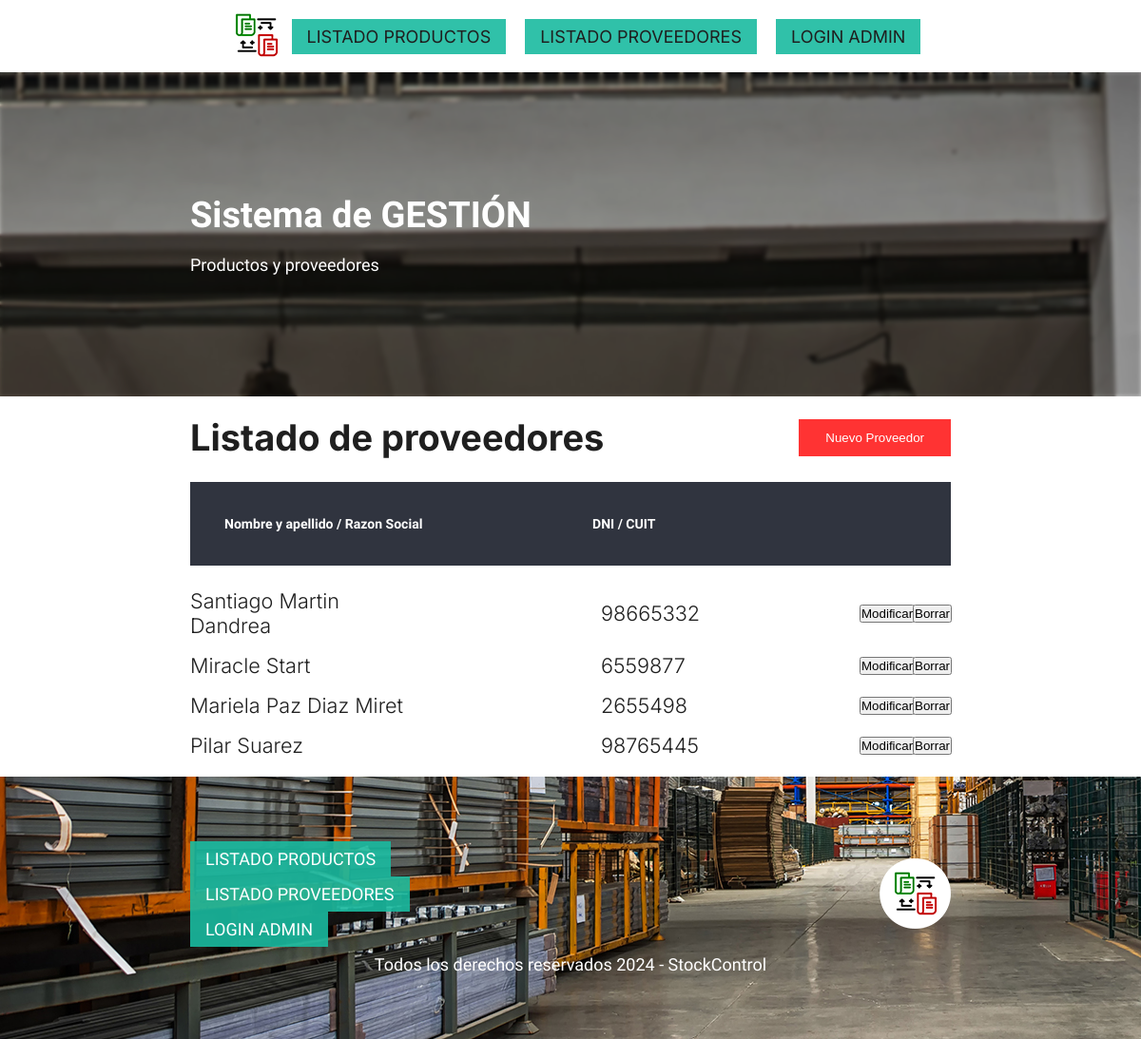
Page /proveedores on the earlier database version.
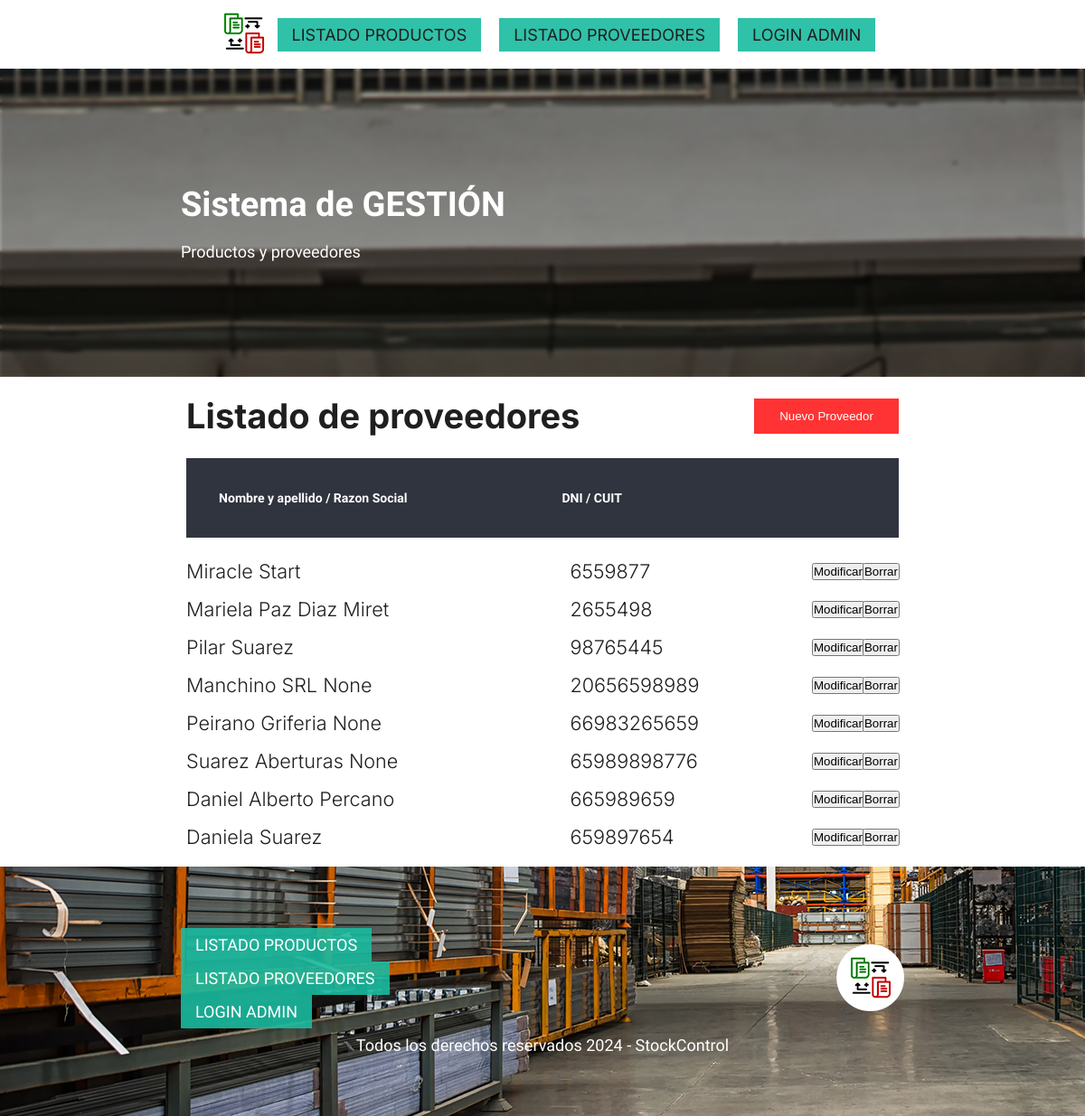
Same page on the later database version.
### compra/models.py (models this page shows, shortened)
class Proveedor(models.Model):
    nombre = models.CharField(max_length=100, verbose_name="Nombre / Razon Social")
    apellido = models.CharField(max_length=100, blank = True, null = True)
    dni = models.CharField(max_length=11, verbose_name="DNI / CUIT")

### compra/views.py (the view)
# urls.py: path('proveedores', views.lista_proveedores, name='lista_proveedores'),
def lista_proveedores(request):
    proveedores = Proveedor.objects.all()
    return render(request, 'lista_proveedores.html', {'proveedores': proveedores})

### compra/templates/lista_proveedores.html (shortened to what this page needs)
{% extends "inicio.html" %}
{% block content %}
<body class="grid-fixed">
  <main id="admin" class="container">
      <section class="admin__list">
        <div class="admin__header">
          <h2>Listado de proveedores</h2>
          <a href="{% url 'agregar_proveedor' %}"><input type="submit" class="form__btn btn btn--primary btn--large" value="Nuevo Proveedor"></a>
        </div>
        <div class="admin-table">
          <header class="admin-table__header">
            <h3>Nombre y apellido / Razon Social</h3>
            <h3>DNI / CUIT</h3>
          </header>
          {% for proveedor in proveedores %}
          <article class="admin-table__row">
            <p>{{ proveedor.nombre }} {{ proveedor.apellido }}</p>
            <p> {{ proveedor.dni }}</p>
            <a href="{% url 'editar_proveedor' proveedor.id %}"><input type="submit" value="Modificar"></a></li>
            <a href="#" onclick="confirmarBorrado({{ proveedor.id }})"><input type="submit" value="Borrar"></a>
          </article>
          {% endfor %}
        </div>
      </section>
  </main>
{% endblock %}

### compra/templates/inicio.html (shortened to what this page needs)
{% load static %}
<!DOCTYPE html>
<html lang="es">
<head>
    <link
    rel="stylesheet"
    type="text/css"
    href="{% static 'css/style.css' %}"
  />
</head>
<body class="grid-fixed">
  {% include 'navbar.html' %}
  {% include 'hero.html' %}
  {% block content %} {% endblock %}
  {% include 'footer.html' %}
</body>
</html>

### compra/templates/navbar.html
{% load static %}
<nav class="header navbar container">
    <picture class="navbar__logo">
      <a href="{% url 'home' %}">
        <img src="{% static 'img/stockControl_icono.png' %}" alt="Sistema de Gestion" />
      </a>
    </picture>
    <ul class="navbar__menu">
      <li class="navbar__item with-submenu">
        <a class="navbar__link with-icon" href="{% url 'lista_productos' %}">Listado Productos</a>
          </li>
      <li class="navbar__item">
        <a class="navbar__link" href="{% url 'lista_proveedores' %}">Listado Proveedores</a>
      </li>
      <li class="navbar__item">
        <a class="navbar__link" href="../admin">Login Admin</a>
      </li>
    </ul>
  </nav>

### compra/templates/hero.html
{% load static %}
<section class="hero">
    <article class="hero__content container">
      <h3 class="hero__title">Sistema de GESTIÓN</h3>
      <p class="hero__text">Productos y proveedores</p>
    </article>
  </section>

### compra/templates/footer.html
{% load static %}
<footer class="footer">
  <nav class="navbar container">
    <ul class="navbar__item">
      <li class="navbar__item">
        <a class="navbar__link" href="">Listado Productos</a>
      </li>
      <li class="navbar__item">
        <a class="navbar__link" href="">Listado Proveedores</a>
      </li>
      <li class="navbar__item">
        <a class="navbar__link" href="">Login Admin</a>
      </li>
    </ul>
    <picture>
      <a href="{% url 'home' %}">
        <img src="{% static 'img/stockControl_icono.png' %}" alt="StockControl" />
      </a>
    </picture>
  </nav>
  <p class="footer__copy">Todos los derechos reservados 2024 - StockControl</p>
  </footer>

### stockControl/static/css/style.css (style rules this page uses)
.container { max-width: 800px; margin: 0 auto; }
.grid-fixed { display: grid; grid-template-rows: auto 1fr auto; min-height: 100vh; }

### stockControl/static/css/admin.css (style rules this page uses)
#admin { margin: var(--spacing-20) auto; display: flex; flex-direction: column; align-items: stretch; gap: var(--spacing-20); }
.admin__list { display: flex; flex-direction: column; gap: var(--spacing-24); }
.admin__header { display: flex; align-items: center; justify-content: space-between; }
.admin__header h2 { font-size: var(--font-jumbo) ; }
.admin__header a { display: flex; align-items: center; gap: var(--spacing-16); font-size: var(--font-medium); font-weight: 700; }
.admin-table { display: flex; flex-direction: column; gap: var(--spacing-16); }
.admin-table__header, .admin-table__row { display: grid; grid-template-columns: 3fr 2fr 2fr 1fr 40px 40px; align-items: center; gap: var(--spacing-16); font-size: var(--font-xsmall); font-weight: 300; }
.admin-table__header { margin-bottom: var(--spacing-8); }

### stockControl/static/css/buttons.css (style rules this page uses)
.btn { border: none; cursor: pointer; }
.btn--primary { background-color: var(--primary-solid); color: var(--light-font-solid); transition: background 0.2s ease-in-out; }
.btn--large { padding: var(--spacing-12) var(--spacing-28); }

### stockControl/static/css/footer.css (style rules this page uses)
.footer { background-image: url(../img/stockControl_pie.jpg); padding: var(--spacing-68); }
.footer__copy { margin-top: var(--spacing-8); text-align: center; font-size: var(--font-medium); color: var(--light-font-solid); }

### stockControl/static/css/header.css (style rules this page uses)
header { background-color: var(--dark-bg-solid); padding: var(--spacing-36); }
.navbar { display: flex; justify-content: space-between; align-items: center; }
.navbar__logo { max-width: 300px; }
.navbar__menu { display: flex; align-items: center; gap: var(--spacing-20); }
.navbar__link { font-size: var(--font-medium); padding: var(--spacing-8) var(--spacing-16); display: inline-block; background-color: var(--secondary-900); transition: background 0.3s ease-in-out; position: relative; text-transform: uppercase; }
.with-icon { display: flex; align-items: center; gap: var(--spacing-8); }

### stockControl/static/css/hero.css (style rules this page uses)
.hero { background-image: url(../img/stockControl_hero.jpg); padding: var(--spacing-128); background-position: top; background-size: cover; background-attachment: fixed; position: relative; }
.hero::before { content: ""; background-color: rgba(0, 0, 0, 0); position: absolute; width: 100%; height: 100%; top: 0; left: 0; backdrop-filter: blur(2px) brightness(0.7); }
.hero__content { display: flex; flex-direction: column; gap: var(--spacing-20); align-items: start; z-index: 2; position: relative; }
.hero__title { font-family: var(--alternative-font); font-size: var(--font-jumbo); color: var(--light-font-solid); }
.hero__text { font-family: var(--alternative-font); font-size: var(--font-medium); color: var(--light-font-solid); }

### stockControl/static/css/variables.css (style rules this page uses)
:root { --primary-solid: #ff3333; --primary-900: rgba(255, 51, 51, 0.9); --primary-500: rgba(255, 51, 51, 0.5); --primary-300: rgba(255, 51, 51, 0.3); --secondary-solid: rgb(26, 187, 160); --secondary-900: rgba(26, 187, 160, 0.9); --secondary-500: rgba(26, 187, 160, 0.5); --secondary-300: rgba(26, 187, 160, 0.3); --dark-solid: #1f1f1f; --dark-900: rgba(31, 31, 31, 0.9); --dark-500: rgba(31, 31, 31, 0.5); --dark-300: rgba(31, 31, 31, 0.3); --dark-bg-solid: #30343f; --light-bg-solid: #fafaff; --light-font-solid: #ffffff; --base-font: "Inter", sans-serif; --alternative-font: "Raleway", sans-serif; --font-display: 4.6em; --font-jumbo: 3.8em; --font-xlarge: 3em; --font-large: 2.4em; --font-medium: 1.8em; --font-small: 1.6em; --font-xsmall: 1.2em; --spacing-128: 12.8rem; --spacing-68: 6.8rem; --spacing-36: 3.6rem; --spacing-28: 2.8rem; --spacing-24: 2.4rem; --spacing-20: 2rem; --spacing-16: 1.6rem; --spacing-12: 1.2rem; --spacing-8: 0.8rem; }

Differences in the rows shown:
removed Proveedor: nombre "Santiago Martin", apellido "Dandrea", dni "98665332"
added Proveedor: nombre "Manchino SRL", apellido "None", dni "20656598989"
added Proveedor: nombre "Peirano Griferia", apellido "None", dni "66983265659"
added Proveedor: nombre "Suarez Aberturas", apellido "None", dni "65989898776"
added Proveedor: nombre "Daniel Alberto", apellido "Percano", dni "665989659"
added Proveedor: nombre "Daniela", apellido "Suarez", dni "659897654"
